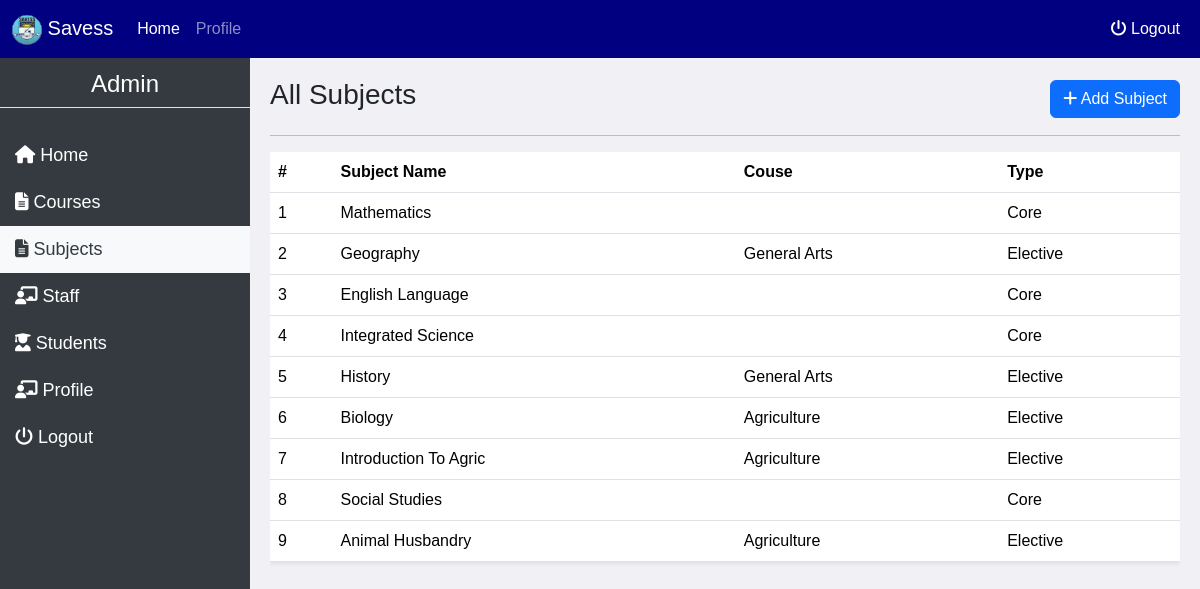
Page /tutor/index.php?page=subjects (signed in) on the committed database.
### tables this page shows
CREATE TABLE `subjects` (
  `sjid` int(11) NOT NULL,
  `cid` int(11) DEFAULT NULL,
  `sjname` varchar(100) DEFAULT NULL,
  `type` enum('core','elective') DEFAULT NULL
);

CREATE TABLE `courses` (
  `cid` int(11) NOT NULL,
  `cname` varchar(100) DEFAULT NULL
);

### tutor/subjects.php (the view, shortened to what this page needs)
<?php
	$con = mysqli_connect('localhost', 'root', '', 'learning');
?>
<div class="main-content">
	<div class="d-flex justify-content-between align-items-center mb-3">
		<h3>All Subjects</h3>
		<button class="btn btn-primary" data-bs-toggle="modal" data-bs-target="#addSubjectMdl"><i class="fas fa-plus"></i> Add Subject</button>
	</div> <hr>
	<div>
		<div class="table-responsive">
			<?php $sql = mysqli_query($con, "SELECT * FROM subjects LEFT JOIN courses ON subjects.cid = courses.cid");
			if (mysqli_num_rows($sql) < 1) {
				echo "No Subject found";
			} else { ?>
			<table class="table table-hover table-stripped shadow-sm">
				<thead>
					<tr>
						<th>#</th>
						<th>Subject Name</th>
						<th>Couse</th>
						<th>Type</th>
					</tr>
				</thead>
				<tbody>
			<?php $count = 1;
			while ($data = mysqli_fetch_assoc($sql)) { ?>
				<tr class="">
					<td><?= $count; ?></td>
					<td><?= ucfirst($data['sjname']); ?></td>
					<td><?= ucfirst($data['cname']); ?></td>
					<td><?= ucfirst($data['type']); ?></td>
				</tr>
			<?php $count++; } ?>
					</tbody>
			</table>
			<?php } ?>
		</div>
	</div>
</div>

### css/style.css (style rules this page uses)
body { font-family: Arial, sans-serif; background-color: #f0f0f5; margin: 0; padding: 0; }
.main-content { margin-left: 250px; padding: 20px; }

### rows in the picture
subjects: sjname "Mathematics", type "Core"
subjects: sjname "Geography", cid.cname "General Arts", type "Elective"
subjects: sjname "English Language", type "Core"
subjects: sjname "Integrated Science", type "Core"
subjects: sjname "History", cid.cname "General Arts", type "Elective"
subjects: sjname "Biology", cid.cname "Agriculture", type "Elective"
subjects: sjname "Introduction To Agric", cid.cname "Agriculture", type "Elective"
subjects: sjname "Social Studies", type "Core"
subjects: sjname "Animal Husbandry", cid.cname "Agriculture", type "Elective"

### other values in the picture
$role "Admin"
